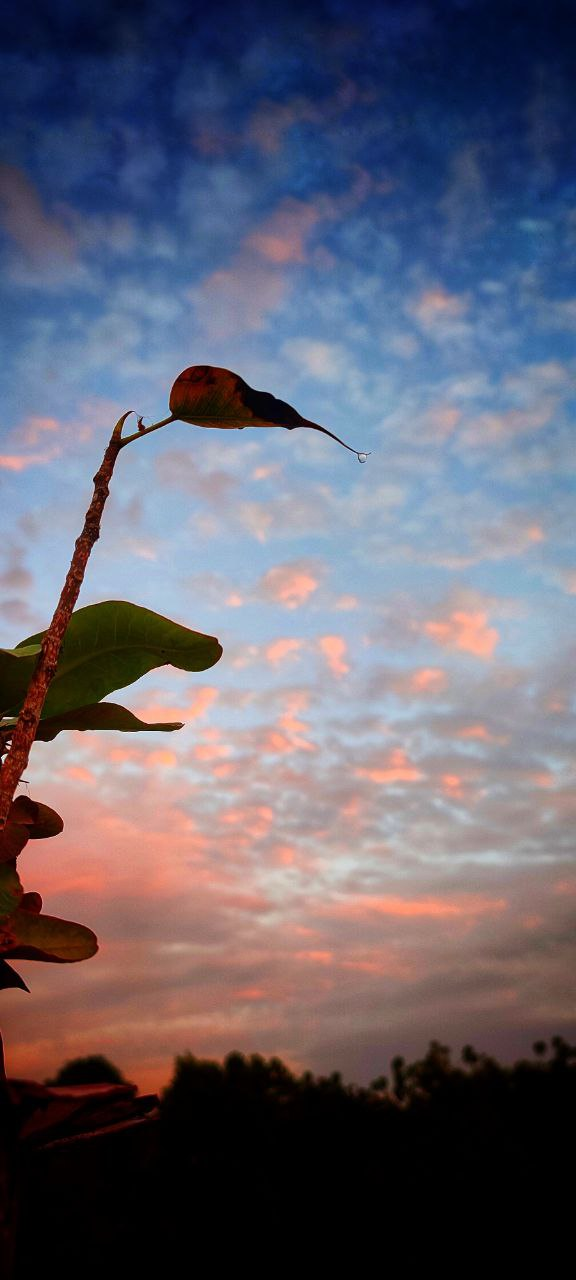
%> input picture photo_2022-12-22_11-10-00.jpg, 576 x 1280 px
$ octave projectmatlab.m   (GNU Octave 9; MATLAB toolbox functions it lacks are replaced by stand-ins)
%> lines starting %> are read from the running program, lines starting %| are printed output that depends on the picture
% MATLAB Project for Even Semester
% MATLAB code to display the red, green and blue
% color planes of a color image

% read the image
I = imread('C:\Users\yasha\Downloads\Telegram Desktop\photo_2022-12-22_11-10-00.jpg');
%> I is the input picture: size 1280x576x3 uint8; mean R, G, B 100.6, 98.1, 112.3

% rows and columns in the image
r = size(I, 1);
%> r = 1280
c = size(I, 2);
%> c = 576

% creating zero matrices
R = zeros(r, c, 3);
G = zeros(r, c, 3);
B = zeros(r, c, 3);

% storing the corresponding color plane

% red plane
R(:, :, 1) = I(:, :, 1);
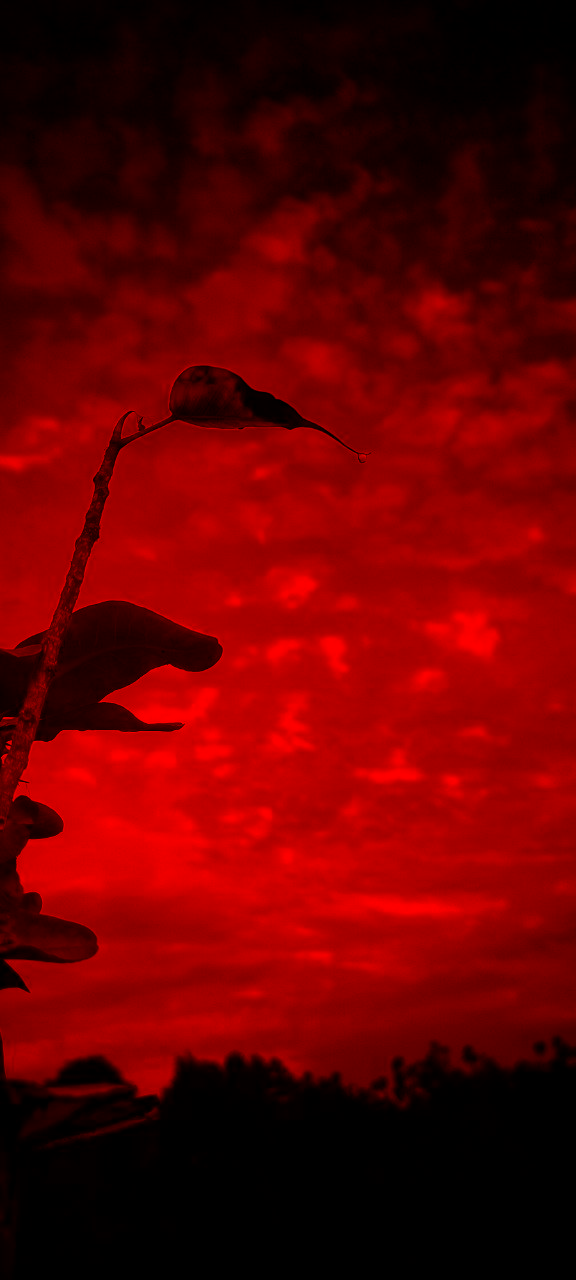
%> R: size 1280x576x3 double; mean R, G, B 100.6, 0, 0

% green plane
G(:, :, 2) = I(:, :, 2);
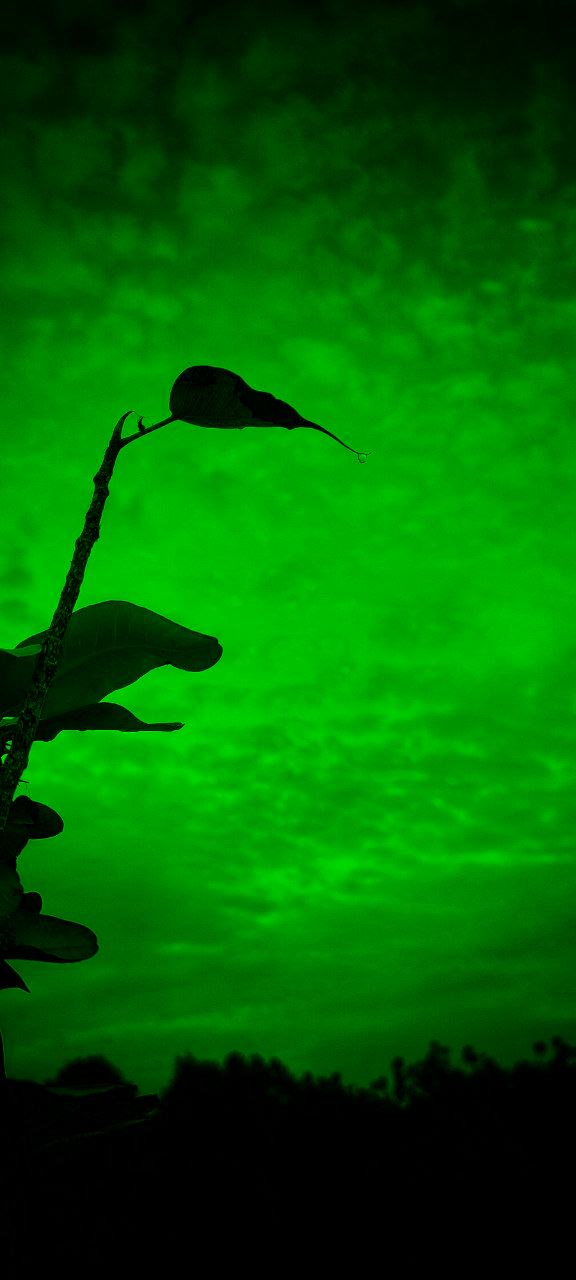
%> G: size 1280x576x3 double; mean R, G, B 0, 98.1, 0

% blue plane
B(:, :, 3) = I(:, :, 3);
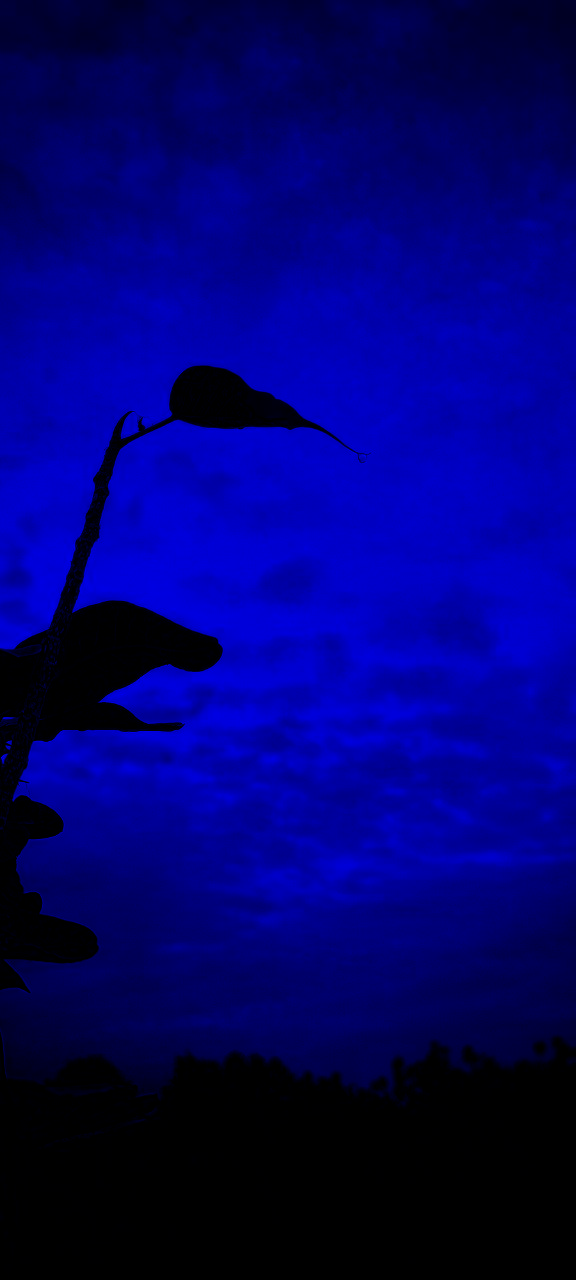
%> B: size 1280x576x3 double; mean R, G, B 0, 0, 112.3

% displaying the images
figure, imshow(uint8(R));
figure, imshow(uint8(G));
figure, imshow(uint8(B));

% Yashank Rajvanshi
% 21IT3030
